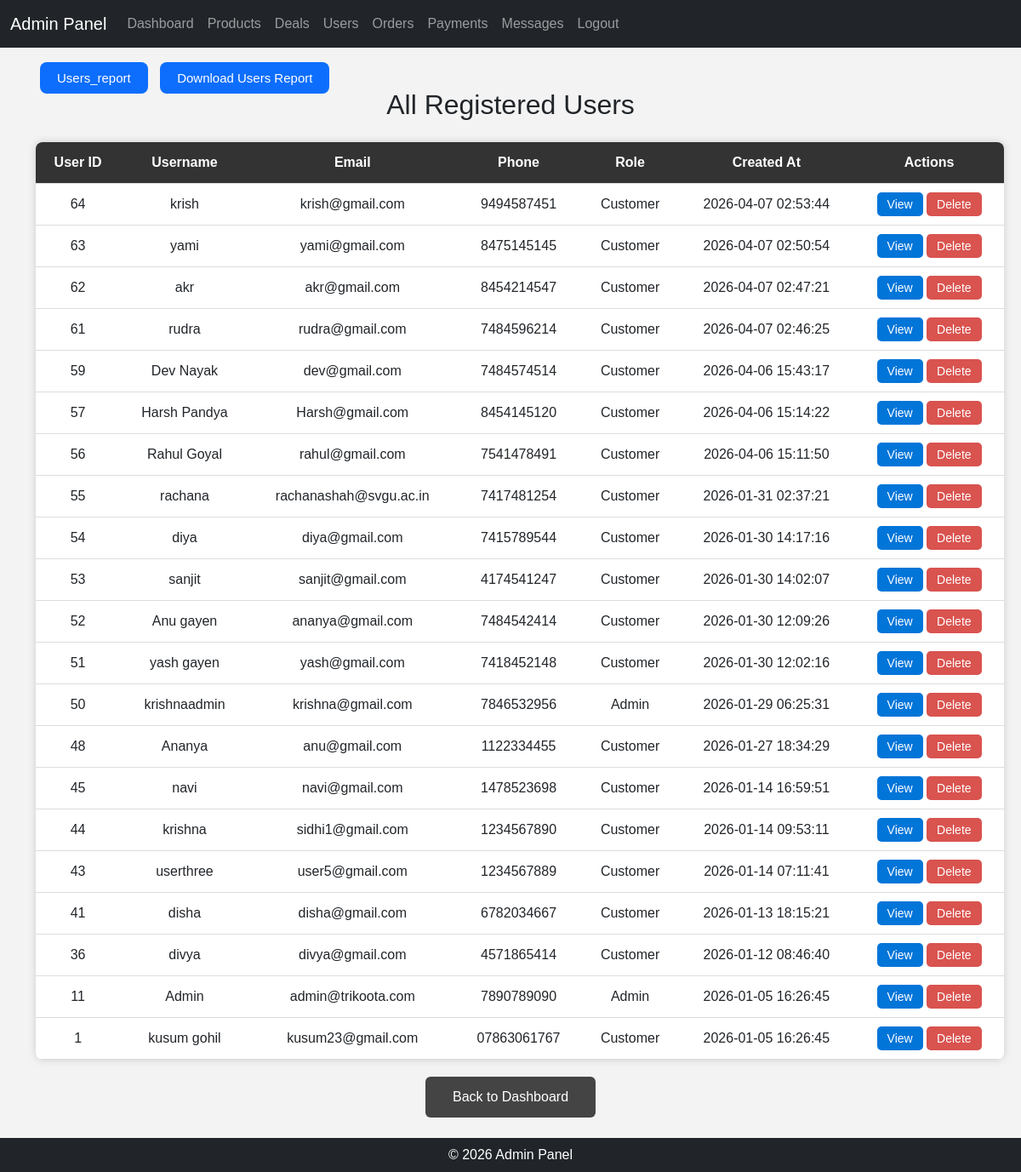
The page /admin_users.php (signed in) on the database its author committed.
### tables this page shows
CREATE TABLE `userr` (
  `U_id` int(11) NOT NULL,
  `U_name` varchar(100) NOT NULL,
  `U_email` varchar(100) DEFAULT NULL,
  `password` varchar(255) NOT NULL,
  `U_phone` varchar(15) DEFAULT NULL,
  `R__id` int(11) NOT NULL DEFAULT 2,
  `reset_token` varchar(255) DEFAULT NULL,
  `token_expiry` datetime DEFAULT NULL,
  `address` text NOT NULL,
  `created_at` timestamp NOT NULL DEFAULT current_timestamp()
);

CREATE TABLE `roles` (
  `R__id` int(11) NOT NULL,
  `R_name` varchar(50) NOT NULL,
  `permission` varchar(255) NOT NULL
);

### admin_users.php (the view, shortened to what this page needs)
<?php
include 'config/db.php';
include 'admin_header.php';
$sql = "SELECT userr.*, roles.R_name
        FROM userr
        LEFT JOIN roles ON userr.R__id = roles.R__id
        ORDER BY userr.U_id DESC";
$result = mysqli_query($conn, $sql);
?>
<!DOCTYPE html>
<html lang="en">
<head>
</head>
<body>
<a href="admin_user_report.php" class="button">Users_report</a>
<a href="download_userr_report.php" class="button">Download Users Report</a>
<h2>All Registered Users</h2>
<table>
    <tr>
        <th>User ID</th>
        <th>Username</th>
        <th>Email</th>
        <th>Phone</th>
        <th>Role</th>
        <th>Created At</th>
        <th>Actions</th>
    </tr>
    <?php while ($row = mysqli_fetch_assoc($result)) { ?>
        <tr>
            <td><?php echo $row['U_id']; ?></td>
            <td><?php echo $row['U_name']; ?></td>
            <td><?php echo $row['U_email']; ?></td>
            <td><?php echo $row['U_phone']; ?></td>
            <td><?php echo ucfirst($row['R_name']); ?></td>
            <td><?php echo $row['created_at']; ?></td>
            <td>
                <a class="btn-view" href="view_user.php?id=<?php echo $row['U_id']; ?>">View</a>
                <a class="btn-delete" onclick="return confirm('Delete this user?')"
                       href="delete_user.php?id=<?php echo $row['U_id']; ?>">Delete</a>
            </td>
        </tr>
    <?php } ?>
</table>
<a href="admin_dashboard.php" class="back-btn">Back to Dashboard</a>
<?php include 'admin_footer.php'; ?>
</body>
</html>

### admin_users.php (style rules this page uses)
body { font-family: Arial, sans-serif; background: #f3f3f3; }
h2 { text-align: center; margin-bottom: 25px; }
table { width: 102%; margin: auto; border-collapse: collapse; background: white; border-radius: 8px; overflow: hidden; box-shadow: 0 0 10px #ccc; }
th, td { padding: 12px 15px; border-bottom: 1px solid #ddd; text-align: center; }
th { background: #333; color: white; }
.btn-delete, .btn-view { padding: 6px 12px; text-decoration: none; border-radius: 5px; color: white; font-size: 14px; }
.btn-delete { background: #d9534f; }
.btn-view { background: #0275d8; }
.back-btn { display: block; width: 200px; margin: 20px auto; padding: 12px; text-align: center; background: #444; color: white; text-decoration: none; border-radius: 6px; }
.button { background:#0d6efd; color:white; padding:10px 20px; margin:10px 5px; border:none; border-radius:8px; font-size:15px; cursor:pointer; text-decoration:none; }

### rows shown on the page
userr: U_id "64", U_name "krish", U_email "krish@gmail.com", U_phone "9494587451", R_.R_name "Customer", created_at "2026-04-07 02:53:44"
userr: U_id "63", U_name "yami", U_email "yami@gmail.com", U_phone "8475145145", R_.R_name "Customer", created_at "2026-04-07 02:50:54"
userr: U_id "62", U_name "akr", U_email "akr@gmail.com", U_phone "8454214547", R_.R_name "Customer", created_at "2026-04-07 02:47:21"
userr: U_id "61", U_name "rudra", U_email "rudra@gmail.com", U_phone "7484596214", R_.R_name "Customer", created_at "2026-04-07 02:46:25"
userr: U_id "59", U_name "Dev Nayak", U_email "dev@gmail.com", U_phone "7484574514", R_.R_name "Customer", created_at "2026-04-06 15:43:17"
userr: U_id "57", U_name "Harsh Pandya", U_email "Harsh@gmail.com", U_phone "8454145120", R_.R_name "Customer", created_at "2026-04-06 15:14:22"
userr: U_id "56", U_name "Rahul Goyal", U_email "rahul@gmail.com", U_phone "7541478491", R_.R_name "Customer", created_at "2026-04-06 15:11:50"
userr: U_id "55", U_name "rachana", U_email "rachanashah@svgu.ac.in", U_phone "7417481254", R_.R_name "Customer", created_at "2026-01-31 02:37:21"
userr: U_id "54", U_name "diya", U_email "diya@gmail.com", U_phone "7415789544", R_.R_name "Customer", created_at "2026-01-30 14:17:16"
userr: U_id "53", U_name "sanjit", U_email "sanjit@gmail.com", U_phone "4174541247", R_.R_name "Customer", created_at "2026-01-30 14:02:07"
userr: U_id "52", U_name "Anu gayen", U_email "ananya@gmail.com", U_phone "7484542414", R_.R_name "Customer", created_at "2026-01-30 12:09:26"
userr: U_id "51", U_name "yash gayen", U_email "yash@gmail.com", U_phone "7418452148", R_.R_name "Customer", created_at "2026-01-30 12:02:16"
userr: U_id "50", U_name "krishnaadmin", U_email "krishna@gmail.com", U_phone "7846532956", R_.R_name "Admin", created_at "2026-01-29 06:25:31"
userr: U_id "48", U_name "Ananya", U_email "anu@gmail.com", U_phone "1122334455", R_.R_name "Customer", created_at "2026-01-27 18:34:29"
userr: U_id "45", U_name "navi", U_email "navi@gmail.com", U_phone "1478523698", R_.R_name "Customer", created_at "2026-01-14 16:59:51"
userr: U_id "44", U_name "krishna", U_email "sidhi1@gmail.com", U_phone "1234567890", R_.R_name "Customer", created_at "2026-01-14 09:53:11"
userr: U_id "43", U_name "userthree", U_email "user5@gmail.com", U_phone "1234567889", R_.R_name "Customer", created_at "2026-01-14 07:11:41"
userr: U_id "41", U_name "disha", U_email "disha@gmail.com", U_phone "6782034667", R_.R_name "Customer", created_at "2026-01-13 18:15:21"
userr: U_id "36", U_name "divya", U_email "divya@gmail.com", U_phone "4571865414", R_.R_name "Customer", created_at "2026-01-12 08:46:40"
userr: U_id "11", U_name "Admin", U_email "admin@trikoota.com", U_phone "7890789090", R_.R_name "Admin", created_at "2026-01-05 16:26:45"
userr: U_id "1", U_name "kusum gohil", U_email "kusum23@gmail.com", U_phone "07863061767", R_.R_name "Customer", created_at "2026-01-05 16:26:45"
